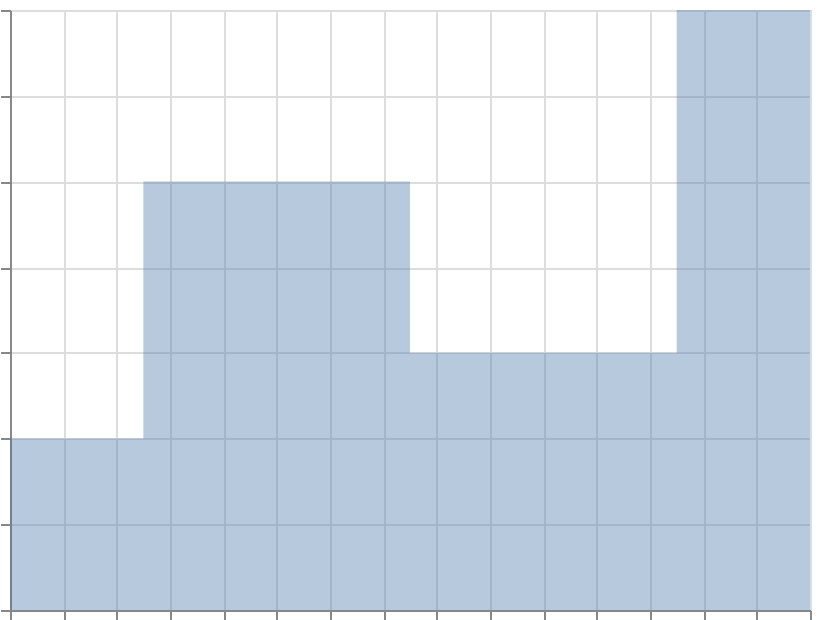

Vega-Lite specification stored for this chart:
### Vega-Lite specification from a JSON file in a GitHub repository (floating-point values rounded to 4 significant figures)
{"$schema": "https://vega.github.io/schema/vega-lite/v6.json", "width": 400, "height": 300, "padding": 5, "autosize": "none", "data": {"name": "table", "values": [{"x": 1, "y": 2}, {"x": 2, "y": 5}, {"x": 3, "y": 3}, {"x": 4, "y": 7}]}, "mark": {"type": "area", "interpolate": "step", "fillOpacity": 0.4}, "encoding": {"x": {"field": "x", "type": "quantitative"}, "y": {"field": "y", "type": "quantitative"}}}
